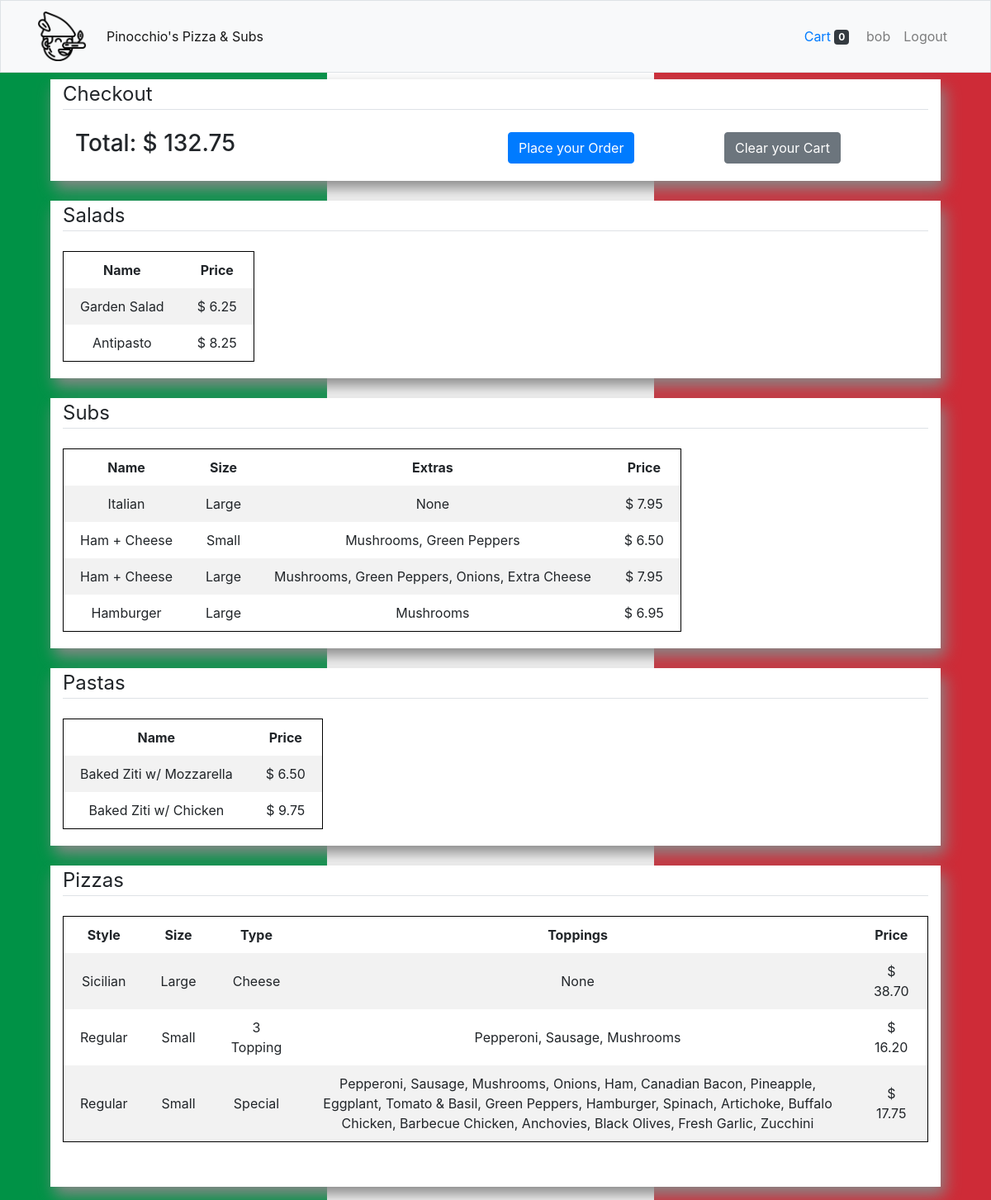
/checkout (signed in), run on the app's committed database.
### orders/models.py (models this page shows, shortened)
class Salad(models.Model):
    name = models.CharField(max_length=40)
    price = models.DecimalField(help_text="Price in USD",max_digits=6, decimal_places=2)

class Sub(models.Model):
    name = models.CharField(max_length=40)
    size = models.CharField(max_length=10, choices=SIZES)
    price = models.DecimalField(help_text="Price in USD", max_digits=6, decimal_places=2)
    extras = models.ManyToManyField(SubExtra, blank=True)

class SubExtra(models.Model):
    name = models.CharField(max_length=30)
    price = models.DecimalField(help_text="Price in USD", max_digits=6, decimal_places=2)
    def __str__(self):
        return f"{self.name}"

class Pasta(models.Model):
    name = models.CharField(max_length=40)
    price = models.DecimalField(help_text="Price in USD",max_digits=6, decimal_places=2)

class Pizza(models.Model):
    style = models.CharField(max_length=10, choices=STYLES)
    size = models.CharField(max_length=10, choices=SIZES)
    price = models.DecimalField(help_text="Price in USD", max_digits=6, decimal_places=2)
    toppings = models.ManyToManyField(Topping)

class Topping(models.Model):
    name = models.CharField(max_length=30)
    def __str__(self):
        return f"{self.name}"

### orders/views.py (the view)
# urls.py: path("checkout", views.checkout, name="checkout"),
@login_required(login_url='/login/')
def checkout(request):
    if request.method == 'POST':
        form = PizzaForm(request.POST)
        if form.is_valid():
            messages.success(request, f'Your order was placed!')
            return redirect('index')
    elif request.method == 'GET':
        cart = Cart.objects.filter(username=User.objects.get(username=request.user.username)).first()
        if cart is not None:
            platterCost = cart.dinnerPlatters.aggregate(Sum('price'))['price__sum'] or 0
            saladCost = cart.salads.aggregate(Sum('price'))['price__sum'] or 0
            subCost = cart.subs.aggregate(Sum('price'))['price__sum'] or 0
            pastaCost = cart.pastas.aggregate(Sum('price'))['price__sum'] or 0
            pizzaCost = cart.pizzas.aggregate(Sum('price'))['price__sum'] or 0
            context = {
                'dinnerPlatters': cart.dinnerPlatters.all(),
                'salads': cart.salads.all(),
                'subs': cart.subs.all(),
                'pastas': cart.pastas.all(),
                'pizzas': cart.pizzas.all(),
                'total': str(round(platterCost + saladCost + subCost + pastaCost + pizzaCost, 2))
            }
            return render(request, "orders/checkout.html", context)
        else:
            return redirect('index')
    else:
        return render(request, "orders/checkout.html")

### orders/templates/orders/checkout.html (shortened to what this page needs)
{% extends "orders/layout.html" %}
{% block content %}
<div id="cart" class="container">
    <div class="container menu-container">
        <legend class="border-bottom mb-4">Checkout</legend>
        <div class="col-md-6">
            <h3>Total: $ {{ total }}</h3>
        </div>
        <div class="col-md-3 center-block" style="align-items:right">
            <button type="button" class="place-order btn btn-primary">
                Place your Order
            </button>
        </div>
        <div class="col-md-3 center-block" style="align-items:right">
            <button type="button" class="clear-cart btn btn-secondary">
                Clear your Cart
            </button>
        </div>
        <br>
    </div>
    <br>
    {% if salads %}
    <div class="container menu-container">
        <legend class="border-bottom mb-4">Salads</legend>
        <br>
        <table class="checkout_table">
            <tr>
                <th>Name</th>
                <th>Price</th>
            </tr>
            {% for salad in salads %}
            <tr>
                <td>{{ salad.name }}</td>
                <td>$ {{ salad.price }}</td>
            </tr>
            {% endfor %}
        </table>
        <br>
    </div>
    <br>
    {% endif %}
    {% if subs %}
    <div class="container menu-container">
        <legend class="border-bottom mb-4">Subs</legend>
        <table class="checkout_table">
            <tr>
                <th>Name</th>
                <th>Size</th>
                <th>Extras</th>
                <th>Price</th>
            </tr>
            {% for sub in subs %}
            <tr>
                <td>{{ sub.name }}</td>
                <td>{{ sub.get_size_display }}</td>
                <td>
                    {% if sub.extras.all %}
                        {{ sub.extras.all|join:", " }}
                    {% else %}
                        None
                    {% endif %}
                </td>
                <td>$ {{ sub.price }}</td>
            </tr>
            {% endfor %}
        </table>
        <br>
    </div>
    <br>
    {% endif %}
    {% if pastas %}
    <div class="container menu-container">
    <legend class="border-bottom mb-4">Pastas</legend>
        <br>
        <table class="checkout_table">
            <tr>
                <th>Name</th>
                <th>Price</th>
            </tr>
            {% for pasta in pastas %}
            <tr>
                <td>{{ pasta.name }}</td>
                <td>$ {{ pasta.price }}</td>
            </tr>
            {% endfor %}
        </table>
        <br>
    </div>
    <br>
    {% endif %}
    {% if pizzas %}
    <div class="container menu-container">
    <legend class="border-bottom mb-4">Pizzas</legend>
        <br>
        <table class="checkout_table">
            <tr>
                <th>Style</th>
                <th>Size</th>
                <th>Type</th>
                <th>Toppings</th>
                <th>Price</th>
            </tr>
            {% for pizza in pizzas %}
            <tr>
                <td>{{ pizza.get_style_display }}</td>
                <td>{{ pizza.get_size_display }}</td>
                <td>
                    {% if pizza.toppings.all|length == 0 %}
                    Cheese
                    {% elif pizza.toppings.all|length > 0 and pizza.toppings.all|length < 4 %}
                        {{ pizza.toppings.all|length }} Topping
                    {% else %}
                    Special
                    {% endif %}
                </td>
                <td>
                    {% if pizza.toppings.all %}
                        {{ pizza.toppings.all|join:", " }}
                    {% else %}
                        None
                    {% endif %}
                </td>
                <td>$ {{ pizza.price }}</td>
            </tr>
            {% endfor %}
        </table>
        <br>
    </div>
    {% endif %}
</div>
{% endblock %}

### orders/templates/orders/layout.html (shortened to what this page needs)
{% load static %}
<!DOCTYPE html>
<html lang="en">
    <head>
        <link rel="stylesheet" href="https://stackpath.bootstrapcdn.com/bootstrap/4.5.0/css/bootstrap.min.css"
>
        <link rel="stylesheet" href="{% static 'style.css' %}">
    </head>
    <body>
        <nav class="navbar navbar-expand-lg navbar-light bg-light border navbar-fixed-top">
            <div class="container">
                <a class="navbar-brand" href="{% url 'index' %}">
                    <img src="{% static 'pinocchio.png' %}" width="60" height="60" alt="Pizza">
                </a>
                <div class="collapse navbar-collapse" id="navbarNavDropdown">
                {% if user.is_authenticated %}
                    <ul class="navbar-nav">
                    <li class="nav-item active">
                        <a class="nav-link" href="{% url 'index' %}">Pinocchio's Pizza & Subs</a>
                    </li>
                    </ul>
                    <ul class="navbar-nav ml-auto">
                        <button type="button" class="btn btn-light">
                            <a href="{% url 'checkout' %}">
                            Cart
                            </a>
                            <span id="cart_badge" data-items="0" class="badge badge-dark">
                            0
                            </span>
                        </button>
                        <li class="nav-item"><a class="nav-link" href="#">{{ user.username }}</a></li>
                        <li class="nav-item"><a class="nav-link" href="{% url 'logout' %}">Logout</a></li>
                    </ul>
                {% else %}
                    <ul class="navbar-nav ml-auto">
                        <li class="nav-item"><a class="nav-link" href="{% url 'register' %}">Register</a></li>
                        <li id="login_btn" class="nav-item"><a class="nav-link" href="{% url 'login' %}">Login</a></li>
                    </ul>
                {% endif %}
                </div>
            </div>
        </nav>
    </body>
    <main class="container p-3">
        {% block content %}{% endblock %}
    </main>
</html>

### orders/static/style.css (style rules this page uses)
body { padding-top: 80px; background:linear-gradient(to right, #009246 0, #009246 33%, #FFF 33%, #FFF 66%, #ce2b37 66%, #ce2b37 100%); }
main { overflow-x: auto; }
table { border-collapse: collapse; border: 1px solid black; }
td,th { padding: 10px; padding-left: 20px; padding-right: 20px; text-align: center; }
tr:nth-child(even) { background-color: #f2f2f2; }
tr:nth-child(odd) { background-color: #FFF; }
.navbar { position: fixed; top: 0; width: 100%; z-index: 1; }
.menu-container { display: flex; flex-direction: row; flex-wrap: wrap; justify-content: space-around; align-items: baseline; background-color: #FFF; padding-bottom: 20px; box-shadow: 5px 10px 18px #888888; }

### data on the page
Salad: name "Garden Salad", price "6.25"
Salad: name "Antipasto", price "8.25"
Sub: name "Italian", size "Large", shows "None", price "7.95"
Sub: name "Ham + Cheese", size "Small", extras.all "Mushrooms, Green Peppers", price "6.50"
Sub: name "Ham + Cheese", size "Large", extras.all "Mushrooms, Green Peppers, Onions, Extra Cheese", price "7.95"
Sub: name "Hamburger", size "Large", extras.all "Mushrooms", price "6.95"
Pasta: name "Baked Ziti w/ Mozzarella", price "6.50"
Pasta: name "Baked Ziti w/ Chicken", price "9.75"
Pizza: style "Sicilian", size "Large", shows "Cheese", shows "None", price "38.70"
Pizza: style "Regular", size "Small", toppings.all|length "3", toppings.all "Pepperoni, Sausage, Mushrooms", price "16.20"
Pizza: style "Regular", size "Small", shows "Special", toppings.all "Pepperoni, Sausage, Mushrooms, Onions, Ham, Canadian Bacon, Pineapple, Eggplant, Tomato & Basil, Green Peppers, Hamburger, Spinach, Artichoke, Buffalo Chicken, Barbecue Chicken, Anchovies, Black Olives, Fresh Garlic, Zucchini", price "17.75"

### other printed values
{{ user.username }} "bob"
{{ total }} "132.75"
